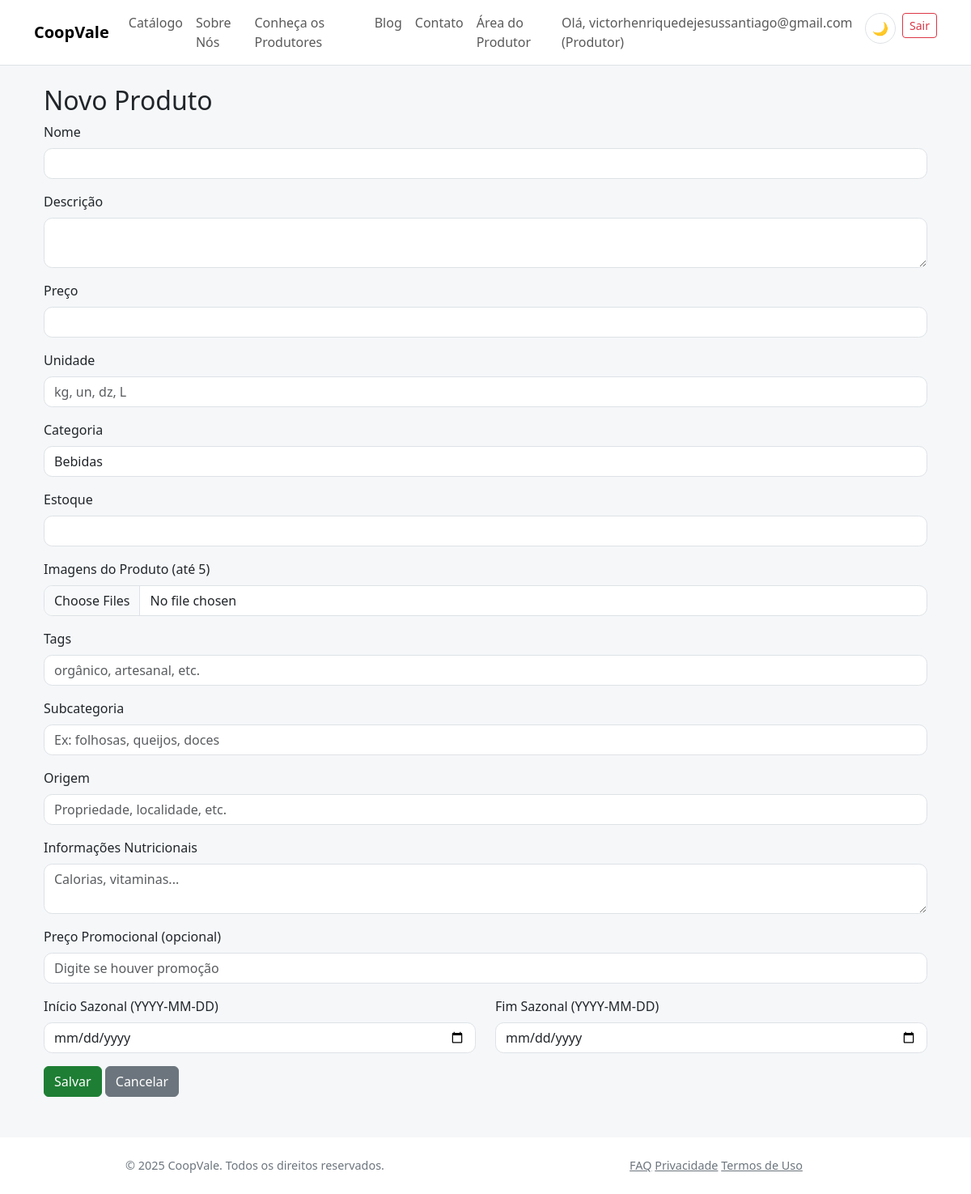
The app's page /produtos/produtos/novo (signed in) with its own data.
### app/models/core.py (models this page shows, shortened)
class Usuario(db.Model, UserMixin):
    __tablename__ = 'usuarios'
    id = db.Column(db.Integer, primary_key=True)
    email = db.Column(db.String(150), unique=True, nullable=False)
    senha_hash = db.Column(db.String(256), nullable=False)
    tipo_usuario = db.Column(db.String(50), nullable=False, default='visitante')
    ativo = db.Column(db.Boolean, default=True)
    produtor_perfil = db.relationship('Produtor', backref='usuario', uselist=False, lazy=True)
    cliente_perfil = db.relationship('Cliente', backref='usuario', uselist=False, lazy=True)

### app/blueprints/produtos/routes.py (the view, shortened to what this page needs)
@produtos_bp.route('/produtos/novo', methods=['GET', 'POST'], endpoint='novo_produto')
@login_required
def novo_produto():
    categorias = Categoria.query.order_by(Categoria.nome.asc()).all()
    if not categorias:
        flash('Nenhuma categoria cadastrada. Crie uma categoria antes de cadastrar produtos.', 'warning')
        return redirect(url_for('produtos_bp.nova_categoria'))
    return render_template('produtos/novo_produto.html', categorias=categorias)

### app/templates/produtos/novo_produto.html
{% extends 'base.html' %}
{% block content %}
<div class="container mt-4">
  <h2>Novo Produto</h2>
  <form method="POST" enctype="multipart/form-data">
    <div class="mb-3">
      <label for="nome" class="form-label">Nome</label>
      <input type="text" class="form-control" id="nome" name="nome" required>
    </div>
    <div class="mb-3">
      <label for="descricao" class="form-label">Descrição</label>
      <textarea class="form-control" id="descricao" name="descricao"></textarea>
    </div>
    <div class="mb-3">
      <label for="preco" class="form-label">Preço</label>
      <input type="number" step="0.01" class="form-control" id="preco" name="preco" required>
    </div>
    <div class="mb-3">
      <label for="unidade" class="form-label">Unidade</label>
      <input type="text" class="form-control" id="unidade" name="unidade" required placeholder="kg, un, dz, L">
    </div>
    <div class="mb-3">
      <label for="categoria_id" class="form-label">Categoria</label>
      <select class="form-select" id="categoria_id" name="categoria_id" required>
        {% for categoria in categorias %}
        <option value="{{ categoria.id }}">{{ categoria.nome }}</option>
        {% endfor %}
      </select>
    </div>
    <div class="mb-3">
      <label for="estoque" class="form-label">Estoque</label>
      <input type="number" class="form-control" id="estoque" name="estoque" required>
    </div>
    <div class="mb-3">
      <label for="imagens" class="form-label">Imagens do Produto (até 5)</label>
      <input type="file" class="form-control" id="imagens" name="imagens" multiple accept="image/*">
    </div>
    <div class="mb-3">
      <label for="tags" class="form-label">Tags</label>
      <input type="text" class="form-control" id="tags" name="tags" placeholder="orgânico, artesanal, etc.">
    </div>
    <div class="mb-3">
      <label for="subcategoria" class="form-label">Subcategoria</label>
      <input type="text" class="form-control" id="subcategoria" name="subcategoria" placeholder="Ex: folhosas, queijos, doces">
    </div>
    <div class="mb-3">
      <label for="origem" class="form-label">Origem</label>
      <input type="text" class="form-control" id="origem" name="origem" placeholder="Propriedade, localidade, etc.">
    </div>
    <div class="mb-3">
      <label for="informacoes_nutricionais" class="form-label">Informações Nutricionais</label>
      <textarea class="form-control" id="informacoes_nutricionais" name="informacoes_nutricionais" placeholder="Calorias, vitaminas..."></textarea>
    </div>
    <div class="mb-3">
      <label for="preco_promocional" class="form-label">Preço Promocional (opcional)</label>
      <input type="number" step="0.01" class="form-control" id="preco_promocional" name="preco_promocional" placeholder="Digite se houver promoção">
    </div>
    <div class="row">
      <div class="col-md-6 mb-3">
        <label for="sazonal_inicio" class="form-label">Início Sazonal (YYYY-MM-DD)</label>
        <input type="date" class="form-control" id="sazonal_inicio" name="sazonal_inicio">
      </div>
      <div class="col-md-6 mb-3">
        <label for="sazonal_fim" class="form-label">Fim Sazonal (YYYY-MM-DD)</label>
        <input type="date" class="form-control" id="sazonal_fim" name="sazonal_fim">
      </div>
    </div>
    <button type="submit" class="btn btn-success">Salvar</button>
    <a href="{{ url_for('produtos_bp.listar_produtos') }}" class="btn btn-secondary">Cancelar</a>
  </form>
</div>
{% endblock %}

### app/templates/base.html (shortened to what this page needs)
<!doctype html>
<html lang="pt-br">
<head>
    <link href="https://cdn.jsdelivr.net/npm/bootstrap@5.3.2/dist/css/bootstrap.min.css" rel="stylesheet">
    <link href="{{ url_for('static', filename='css/theme.css') }}" rel="stylesheet">
</head>
<body>
    <nav class="navbar navbar-expand-lg navbar-light bg-light border-bottom">
        <div class="container">
            <a class="navbar-brand" href="{{ url_for('main_bp.index') }}">CoopVale</a>
            <div class="collapse navbar-collapse" id="navbarNav">
                <ul class="navbar-nav me-auto">
                    <li class="nav-item">
                        <a class="nav-link" href="{{ url_for('produtos_bp.catalogo') }}">Catálogo</a>
                    </li>
                    <li class="nav-item">
                        <a class="nav-link" href="{{ url_for('main_bp.sobre') }}">Sobre Nós</a>
                    </li>
                    <li class="nav-item">
                        <a class="nav-link" href="{{ url_for('main_bp.produtores') }}">Conheça os Produtores</a>
                    </li>
                    <li class="nav-item">
                        <a class="nav-link" href="{{ url_for('main_bp.blog_redirect') }}">Blog</a>
                    </li>
                    <li class="nav-item">
                        <a class="nav-link" href="{{ url_for('main_bp.contato') }}">Contato</a>
                    </li>
                    {% if current_user.is_authenticated and current_user.tipo_usuario == 'produtor' %}
                    <li class="nav-item">
                        <a class="nav-link" href="{{ url_for('produtores.dashboard_home') }}">Área do Produtor</a>
                    </li>
                    {% endif %}
                </ul>
                <ul class="navbar-nav">
                    {% if current_user.is_authenticated %}
                    <li class="nav-item">
                        <span class="navbar-text me-3">
                            Olá, {{ current_user.email }} ({{ current_user.tipo_usuario.capitalize() }})
                        </span>
                    </li>
                    <li class="nav-item me-2">
                        <button class="theme-toggle" id="themeToggle" title="Alternar tema">
                            <span id="themeIcon">🌙</span>
                        </button>
                    </li>
                    <li class="nav-item">
                        <a class="btn btn-sm btn-outline-danger" href="{{ url_for('auth.logout') }}">Sair</a>
                    </li>
                    {% endif %}
                </ul>
            </div>
        </div>
    </nav>
    <div class="container mt-4">
        {% block content %}{% endblock %}
    </div>
    <footer class="footer">
        <div class="container">
            <div class="row">
                <div class="col-md-6 text-center text-md-left">
                    <span class="text-muted">© 2025 CoopVale. Todos os direitos reservados.</span>
                </div>
                <div class="col-md-6 text-center text-md-right">
                    <a href="{{ url_for('main_bp.faq') }}" class="text-muted mr-3">FAQ</a>
                    <a href="{{ url_for('main_bp.privacidade') }}" class="text-muted mr-3">Privacidade</a>
                    <a href="{{ url_for('main_bp.termos') }}" class="text-muted">Termos de Uso</a>
                </div>
            </div>
        </div>
    </footer>
</body>
</html>

### app/static/css/theme.css (style rules this page uses)
:root { --coop-green: #1e7e34; --coop-green-light: #27a844; --coop-green-dark: #155724; --coop-accent: #ffb347; --coop-accent-dark: #ff9f2e; --coop-bg: #f5f7f9; --coop-bg-secondary: #ffffff; --coop-text: #212529; --coop-text-muted: #6c757d; --coop-border: #dee2e6; --coop-card-shadow: rgba(0,0,0,.06); --coop-card-shadow-hover: rgba(0,0,0,.12); --coop-border-radius: .65rem; --coop-table-bg: #eef1f3; }
* { transition: background-color .2s ease, color .2s ease, border-color .2s ease; }
body { background: var(--coop-bg); color: var(--coop-text); }
.navbar-nav { list-style: none; margin: 0; padding: 0; }
.navbar-nav .nav-item { display: inline-block; }
.navbar-nav .nav-link { text-decoration: none; }
.navbar-brand { font-weight:700; }
.navbar.bg-light, .footer { background: var(--coop-bg-secondary)!important; border-color: var(--coop-border)!important; }
.btn-success { background: var(--coop-green); border-color: var(--coop-green); }
.footer { font-size:.9rem; }
.form-control, .form-select { background: var(--coop-bg-secondary); color: var(--coop-text); border: 1px solid var(--coop-border); border-radius: var(--coop-border-radius); }
.text-muted { color: var(--coop-text-muted)!important; }
.theme-toggle { background: var(--coop-bg-secondary); border: 1px solid var(--coop-border); border-radius: 50%; width: 38px; height: 38px; display: flex; align-items: center; justify-content: center; cursor: pointer; transition: all .2s ease; }

### app/templates/base.html (style rules this page uses)
.footer { background-color: #f8f9fa; padding: 24px 0; margin-top: 50px; }

### records on screen
Usuario: email "victorhenriquedejesussantiago@gmail.com", tipo_usuario "Produtor"

### other values on screen
form field categoria_id "Bebidas"
